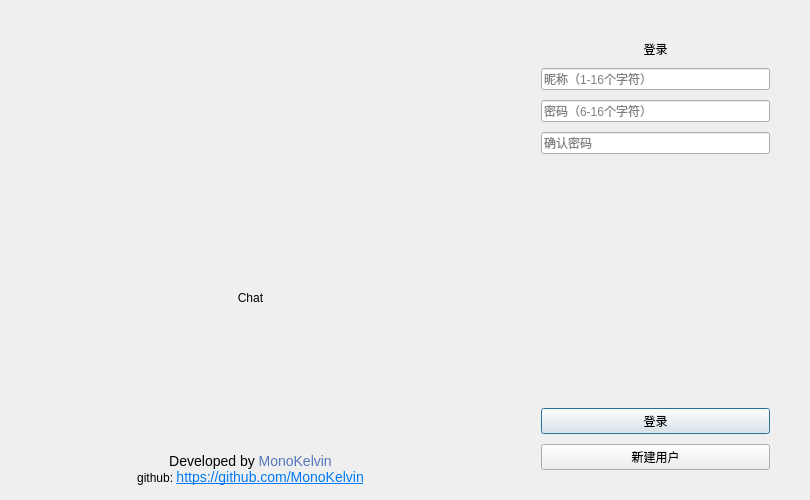
<?xml version="1.0" encoding="UTF-8"?>
<ui version="4.0">
 <class>LoginDialog</class>
 <widget class="QDialog" name="LoginDialog">
  <property name="geometry">
   <rect>
    <x>0</x>
    <y>0</y>
    <width>810</width>
    <height>500</height>
   </rect>
  </property>
  <layout class="QHBoxLayout" name="horizontalLayout_2" stretch="1000,618">
   <property name="spacing">
    <number>0</number>
   </property>
   <property name="leftMargin">
    <number>0</number>
   </property>
   <property name="topMargin">
    <number>0</number>
   </property>
   <property name="rightMargin">
    <number>0</number>
   </property>
   <property name="bottomMargin">
    <number>0</number>
   </property>
   <item>
    <widget class="QWidget" name="showWidget" native="true">
     <layout class="QGridLayout" name="gridLayout">
      <property name="leftMargin">
       <number>0</number>
      </property>
      <property name="topMargin">
       <number>0</number>
      </property>
      <property name="rightMargin">
       <number>0</number>
      </property>
      <property name="bottomMargin">
       <number>15</number>
      </property>
      <property name="spacing">
       <number>0</number>
      </property>
      <item row="1" column="0">
       <widget class="QLabel" name="lbAppLogo">
        <property name="minimumSize">
         <size>
          <width>180</width>
          <height>171</height>
         </size>
        </property>
        <property name="text">
         <string/>
        </property>
        <property name="pixmap">
         <pixmap>:/Icon/AppIcons/BookStudy.png</pixmap>
        </property>
        <property name="alignment">
         <set>Qt::AlignCenter</set>
        </property>
       </widget>
      </item>
      <item row="2" column="0">
       <widget class="QLabel" name="lbAppName">
        <property name="text">
         <string>Chat</string>
        </property>
        <property name="alignment">
         <set>Qt::AlignCenter</set>
        </property>
       </widget>
      </item>
      <item row="3" column="0">
       <spacer name="verticalSpacer_3">
        <property name="orientation">
         <enum>Qt::Vertical</enum>
        </property>
        <property name="sizeHint" stdset="0">
         <size>
          <width>20</width>
          <height>180</height>
         </size>
        </property>
       </spacer>
      </item>
      <item row="4" column="0">
       <widget class="QLabel" name="lbDeveloper">
        <property name="sizePolicy">
         <sizepolicy hsizetype="Preferred" vsizetype="Maximum">
          <horstretch>0</horstretch>
          <verstretch>0</verstretch>
         </sizepolicy>
        </property>
        <property name="text">
         <string>&lt;html&gt;&lt;head/&gt;&lt;body&gt;&lt;p&gt;&lt;span style=&quot; font-size:14px;&quot;&gt;Developed by &lt;/span&gt;&lt;span style=&quot; font-size:14px; color:#5576be;&quot;&gt;MonoKelvin&lt;/span&gt;&lt;span style=&quot; font-size:9pt;&quot;&gt;&lt;br/&gt;github: &lt;/span&gt;&lt;a href=&quot;https://github.com/MonoKelvin&quot;&gt;&lt;span style=&quot; text-decoration: underline;font-size:14px; color:#007af4;&quot;&gt;https://github.com/MonoKelvin&lt;/span&gt;&lt;/a&gt;&lt;/p&gt;&lt;/body&gt;&lt;/html&gt;</string>
        </property>
        <property name="alignment">
         <set>Qt::AlignCenter</set>
        </property>
        <property name="openExternalLinks">
         <bool>true</bool>
        </property>
       </widget>
      </item>
      <item row="0" column="0">
       <spacer name="verticalSpacer_4">
        <property name="orientation">
         <enum>Qt::Vertical</enum>
        </property>
        <property name="sizeHint" stdset="0">
         <size>
          <width>20</width>
          <height>152</height>
         </size>
        </property>
       </spacer>
      </item>
     </layout>
    </widget>
   </item>
   <item>
    <layout class="QVBoxLayout" name="loginLayout">
     <property name="spacing">
      <number>10</number>
     </property>
     <property name="leftMargin">
      <number>40</number>
     </property>
     <property name="topMargin">
      <number>40</number>
     </property>
     <property name="rightMargin">
      <number>40</number>
     </property>
     <property name="bottomMargin">
      <number>30</number>
     </property>
     <item>
      <widget class="QLabel" name="lbTitle">
       <property name="sizePolicy">
        <sizepolicy hsizetype="Preferred" vsizetype="Maximum">
         <horstretch>0</horstretch>
         <verstretch>0</verstretch>
        </sizepolicy>
       </property>
       <property name="text">
        <string>登录</string>
       </property>
       <property name="alignment">
        <set>Qt::AlignCenter</set>
       </property>
      </widget>
     </item>
     <item>
      <widget class="QLineEdit" name="leNickName">
       <property name="maxLength">
        <number>16</number>
       </property>
       <property name="placeholderText">
        <string>昵称（1-16个字符）</string>
       </property>
      </widget>
     </item>
     <item>
      <widget class="QLineEdit" name="lePassword">
       <property name="maxLength">
        <number>16</number>
       </property>
       <property name="echoMode">
        <enum>QLineEdit::Password</enum>
       </property>
       <property name="placeholderText">
        <string>密码（6-16个字符）</string>
       </property>
      </widget>
     </item>
     <item>
      <widget class="QLineEdit" name="leRecheckPwd">
       <property name="maxLength">
        <number>16</number>
       </property>
       <property name="echoMode">
        <enum>QLineEdit::Password</enum>
       </property>
       <property name="placeholderText">
        <string>确认密码</string>
       </property>
      </widget>
     </item>
     <item>
      <spacer name="verticalSpacer_6">
       <property name="orientation">
        <enum>Qt::Vertical</enum>
       </property>
       <property name="sizeHint" stdset="0">
        <size>
         <width>20</width>
         <height>175</height>
        </size>
       </property>
      </spacer>
     </item>
     <item>
      <widget class="QPushButton" name="btnLogin">
       <property name="cursor">
        <cursorShape>PointingHandCursor</cursorShape>
       </property>
       <property name="text">
        <string>登录</string>
       </property>
      </widget>
     </item>
     <item>
      <widget class="QPushButton" name="btnSignup">
       <property name="cursor">
        <cursorShape>PointingHandCursor</cursorShape>
       </property>
       <property name="toolTip">
        <string>不使用账号直接进入应用，但有些功能您无法使用</string>
       </property>
       <property name="text">
        <string>新建用户</string>
       </property>
      </widget>
     </item>
    </layout>
   </item>
  </layout>
 </widget>
 <resources/>
 <connections/>
</ui>
